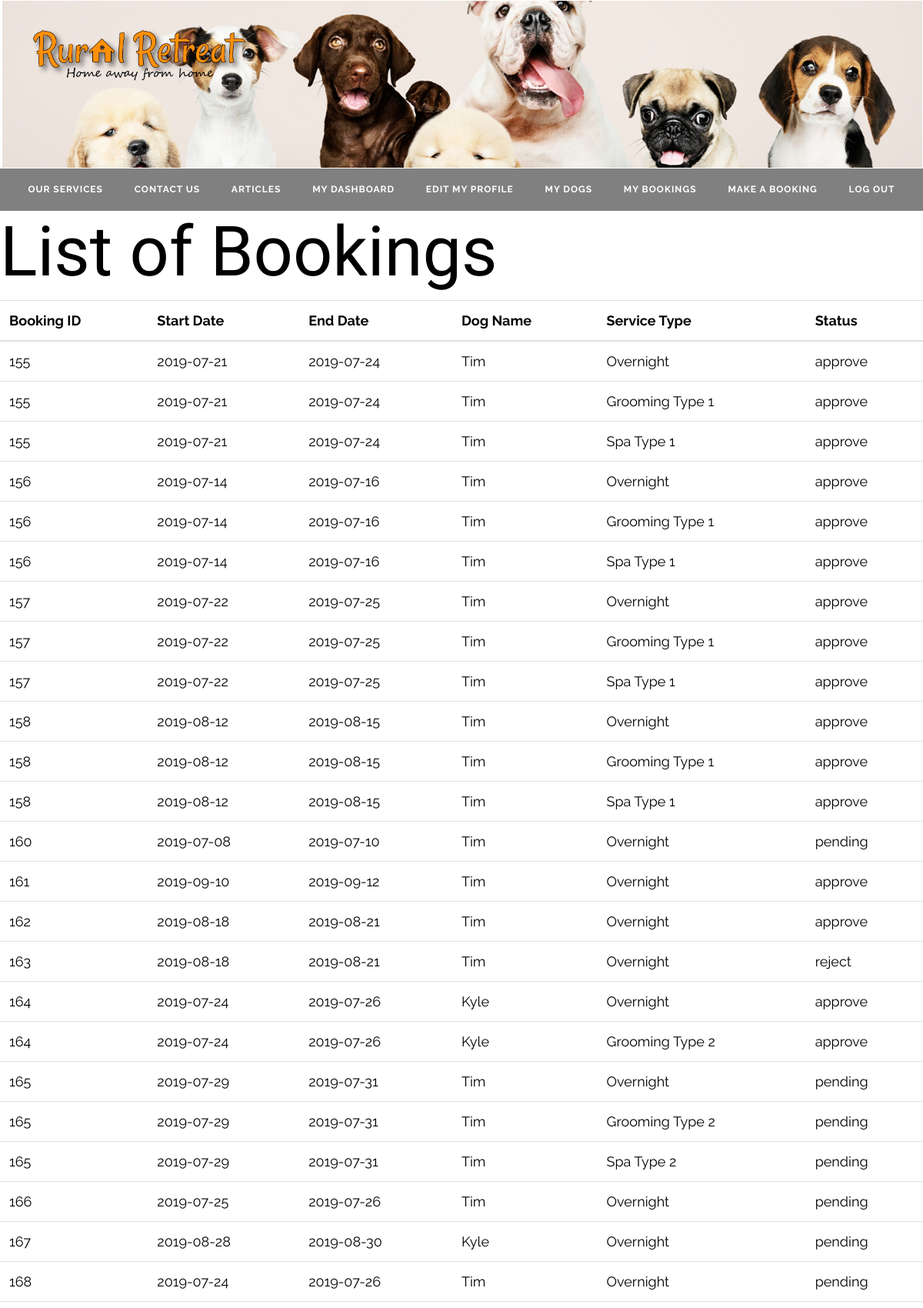
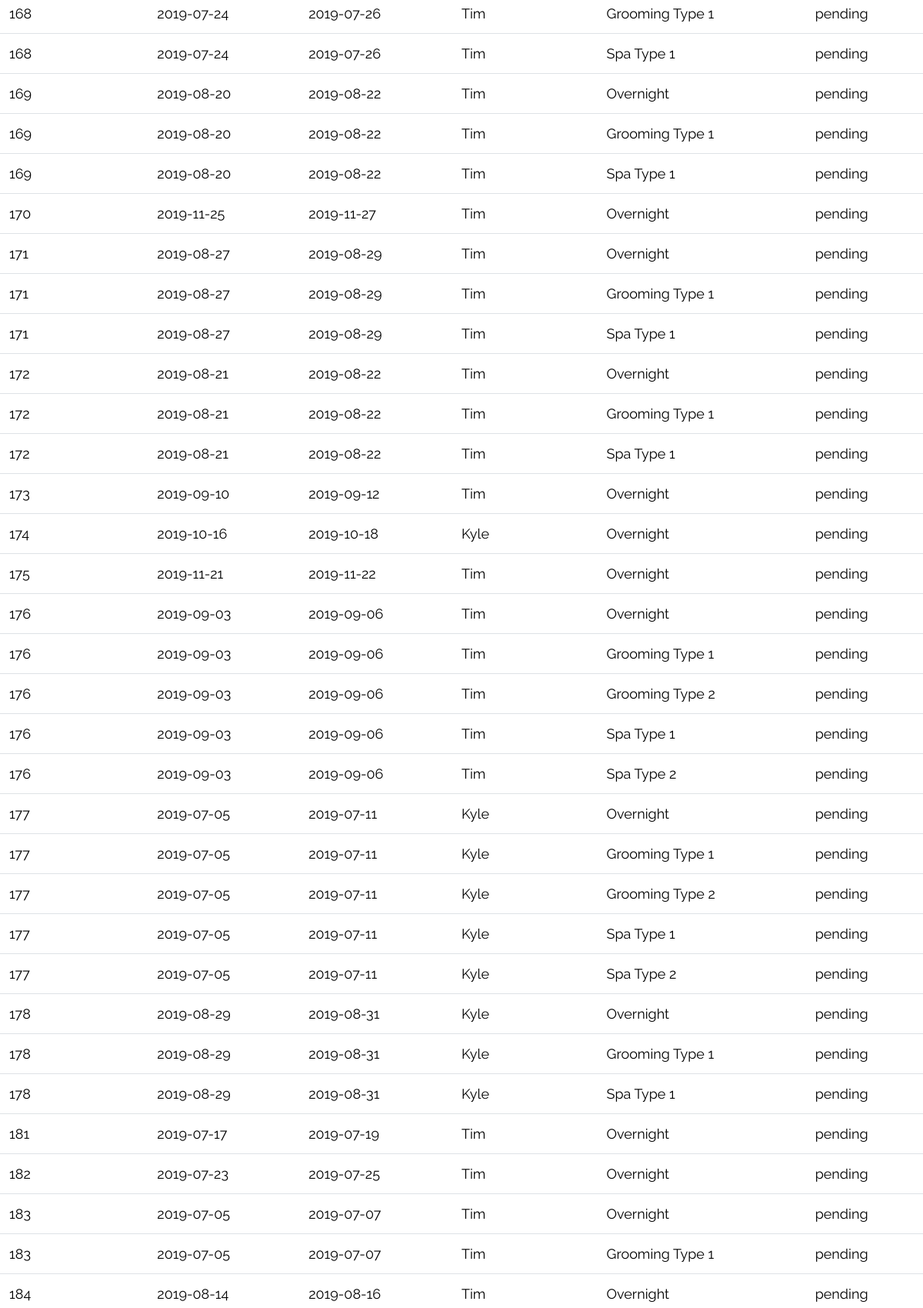
Page /bookinglist.php (signed in, upper part) on the committed database (2 pictures, top to bottom).
### tables this page shows
CREATE TABLE IF NOT EXISTS `bookings` (
  `booking_id` int(11) NOT NULL AUTO_INCREMENT,
  `startdate` date DEFAULT NULL,
  `enddate` date DEFAULT NULL,
  `user_id` int(11) NOT NULL,
  `dog_id` int(11) NOT NULL,
  `price` int(11) DEFAULT NULL,
  `status` varchar(100) NOT NULL DEFAULT 'pending',
  `provider_id` int(11) DEFAULT NULL,
  PRIMARY KEY (`booking_id`),
  KEY `user_id` (`user_id`),
  KEY `dog_id` (`dog_id`)
);

CREATE TABLE IF NOT EXISTS `dogs` (
  `dog_id` int(11) NOT NULL AUTO_INCREMENT,
  `dogname` varchar(40) DEFAULT NULL,
  `user_id` int(11) NOT NULL,
  `breed` varchar(40) DEFAULT NULL,
  `age` int(11) DEFAULT NULL,
  `gender` varchar(80) DEFAULT NULL,
  `vaccination` varchar(1000) DEFAULT NULL,
  `datareceived` date DEFAULT NULL,
  `duedate` date DEFAULT NULL,
  `medicalcondition` varchar(1000) DEFAULT NULL,
  `allergies` varchar(1000) DEFAULT NULL,
  `movrestr` varchar(1000) DEFAULT NULL,
  `label` varchar(100) NOT NULL DEFAULT 'green',
  PRIMARY KEY (`dog_id`),
  KEY `user_id` (`user_id`)
);

CREATE TABLE IF NOT EXISTS `services` (
  `services` varchar(40) NOT NULL,
  `service_id` int(11) NOT NULL AUTO_INCREMENT,
  `price` double NOT NULL,
  `description` text,
  `image` char(150) DEFAULT NULL,
  `service_type` varchar(100) NOT NULL,
  PRIMARY KEY (`service_id`)
);

### bookinglist.php (the view, shortened to what this page needs)
<!DOCTYPE html>
<html lang="en">
<head>
    <?php
    include_once './partials/head.php';
    ?>
</head>
<body style="margin-bottom: 10px">
    <header>
        <?php
        include_once './partials/header.php';
    ?>
    </header>
    <h1> List of Bookings </h1>
    <table class="table table-hover">
  <thead>
    <tr>
      <th scope="col">Booking ID</th>
      <th scope="col">Start Date</th>
      <th scope="col">End Date</th>
      <th scope="col">Dog Name</th>
      <th scope="col">Service Type</th>
      <th scope="col">Status</th>
    </tr>
  </thead>
  <tbody>
      <?php
        $user_id=$_SESSION['id'];
       $con = mysqli_connect("localhost","root","","ruralretreat");
      $users = "SELECT bookings.booking_id,
      bookings.startdate,
      bookings.enddate,
      bookings.status,
      dogs.dogname,
      services.services
      FROM bookings
        JOIN dogs ON dogs.dog_id=bookings.dog_id
        JOIN service_booking ON bookings.booking_id=service_booking.booking_id
        JOIN services ON services.service_id=service_booking.service_id
      WHERE bookings.user_id=$user_id";
      $res = mysqli_query($con, $users);
      while($r = mysqli_fetch_assoc($res)): ?>
            <tr>
            <td><?php echo $r['booking_id']; ?></th>
            <td><?php echo $r['startdate']; ?></td>
            <td><?php echo $r['enddate']; ?></td>
            <td><?php echo $r['dogname']; ?></td>
            <td><?php echo $r['services']; ?></td>
            <td><?php echo $r['status']; ?></td>
            </tr>
<?php endwhile ?>
</tbody>
</table>
</body>
</html>

### partials/head.php (style rules this page uses)
body { font-family: 'Raleway', sans-serif; color: black; font-size: 18px; padding-bottom: 20px; }
h1 { font-family: 'Rochester', cursive; font-size: 90px; }

### rows in the picture
bookings: booking_id "155", startdate "2019-07-21", enddate "2019-07-24", dog.dogname "Tim", services.services "Overnight", status "approve", services.services "Grooming Type 1", services.services "Spa Type 1"
bookings: booking_id "156", startdate "2019-07-14", enddate "2019-07-16", dog.dogname "Tim", services.services "Overnight", status "approve", services.services "Grooming Type 1", services.services "Spa Type 1"
bookings: booking_id "157", startdate "2019-07-22", enddate "2019-07-25", dog.dogname "Tim", services.services "Overnight", status "approve", services.services "Grooming Type 1", services.services "Spa Type 1"
bookings: booking_id "158", startdate "2019-08-12", enddate "2019-08-15", dog.dogname "Tim", services.services "Overnight", status "approve", services.services "Grooming Type 1", services.services "Spa Type 1"
bookings: booking_id "160", startdate "2019-07-08", enddate "2019-07-10", dog.dogname "Tim", services.services "Overnight", status "pending"
bookings: booking_id "161", startdate "2019-09-10", enddate "2019-09-12", dog.dogname "Tim", services.services "Overnight", status "approve"
bookings: booking_id "162", startdate "2019-08-18", enddate "2019-08-21", dog.dogname "Tim", services.services "Overnight", status "approve"
bookings: booking_id "163", startdate "2019-08-18", enddate "2019-08-21", dog.dogname "Tim", services.services "Overnight", status "reject"
bookings: booking_id "164", startdate "2019-07-24", enddate "2019-07-26", dog.dogname "Kyle", services.services "Overnight", status "approve", services.services "Grooming Type 2"
bookings: booking_id "165", startdate "2019-07-29", enddate "2019-07-31", dog.dogname "Tim", services.services "Overnight", status "pending", services.services "Grooming Type 2", services.services "Spa Type 2"
bookings: booking_id "166", startdate "2019-07-25", enddate "2019-07-26", dog.dogname "Tim", services.services "Overnight", status "pending"
bookings: booking_id "167", startdate "2019-08-28", enddate "2019-08-30", dog.dogname "Kyle", services.services "Overnight", status "pending"
bookings: booking_id "168", startdate "2019-07-24", enddate "2019-07-26", dog.dogname "Tim", services.services "Overnight", status "pending", services.services "Grooming Type 1", services.services "Spa Type 1"
bookings: booking_id "169", startdate "2019-08-20", enddate "2019-08-22", dog.dogname "Tim", services.services "Overnight", status "pending", services.services "Grooming Type 1", services.services "Spa Type 1"
bookings: booking_id "170", startdate "2019-11-25", enddate "2019-11-27", dog.dogname "Tim", services.services "Overnight", status "pending"
bookings: booking_id "171", startdate "2019-08-27", enddate "2019-08-29", dog.dogname "Tim", services.services "Overnight", status "pending", services.services "Grooming Type 1", services.services "Spa Type 1"
bookings: booking_id "172", startdate "2019-08-21", enddate "2019-08-22", dog.dogname "Tim", services.services "Overnight", status "pending", services.services "Grooming Type 1", services.services "Spa Type 1"
bookings: booking_id "173", startdate "2019-09-10", enddate "2019-09-12", dog.dogname "Tim", services.services "Overnight", status "pending"
bookings: booking_id "174", startdate "2019-10-16", enddate "2019-10-18", dog.dogname "Kyle", services.services "Overnight", status "pending"
bookings: booking_id "175", startdate "2019-11-21", enddate "2019-11-22", dog.dogname "Tim", services.services "Overnight", status "pending"
bookings: booking_id "176", startdate "2019-09-03", enddate "2019-09-06", dog.dogname "Tim", services.services "Overnight", status "pending", services.services "Grooming Type 1", services.services "Grooming Type 2", services.services "Spa Type 1", services.services "Spa Type 2"
bookings: booking_id "177", startdate "2019-07-05", enddate "2019-07-11", dog.dogname "Kyle", services.services "Overnight", status "pending", services.services "Grooming Type 1", services.services "Grooming Type 2", services.services "Spa Type 1", services.services "Spa Type 2"
bookings: booking_id "178", startdate "2019-08-29", enddate "2019-08-31", dog.dogname "Kyle", services.services "Overnight", status "pending", services.services "Grooming Type 1", services.services "Spa Type 1"
bookings: booking_id "181", startdate "2019-07-17", enddate "2019-07-19", dog.dogname "Tim", services.services "Overnight", status "pending"
bookings: booking_id "182", startdate "2019-07-23", enddate "2019-07-25", dog.dogname "Tim", services.services "Overnight", status "pending"
bookings: booking_id "183", startdate "2019-07-05", enddate "2019-07-07", dog.dogname "Tim", services.services "Overnight", status "pending", services.services "Grooming Type 1"
bookings: booking_id "184", startdate "2019-08-14", enddate "2019-08-16", dog.dogname "Tim", services.services "Overnight", status "pending"
